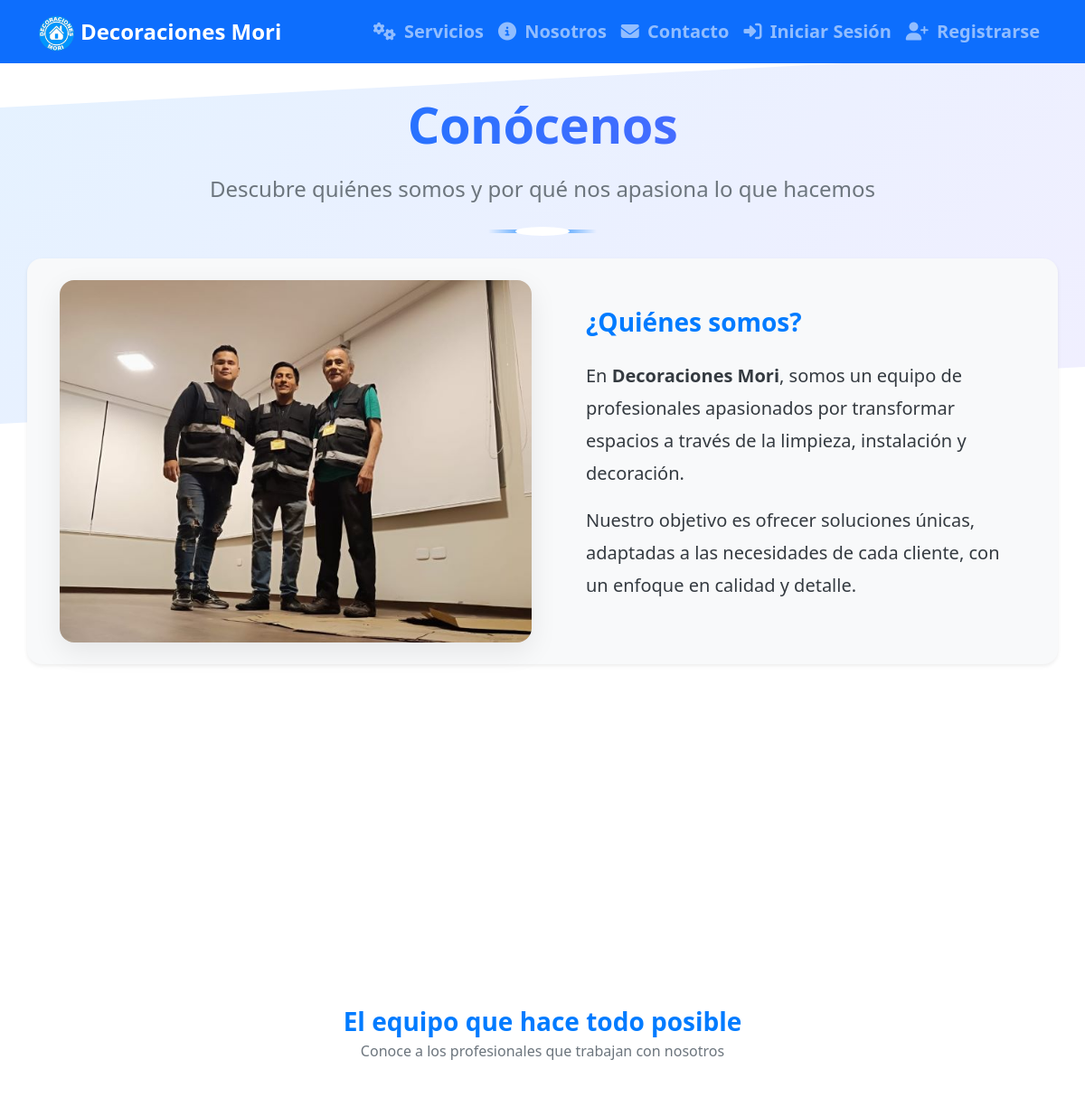
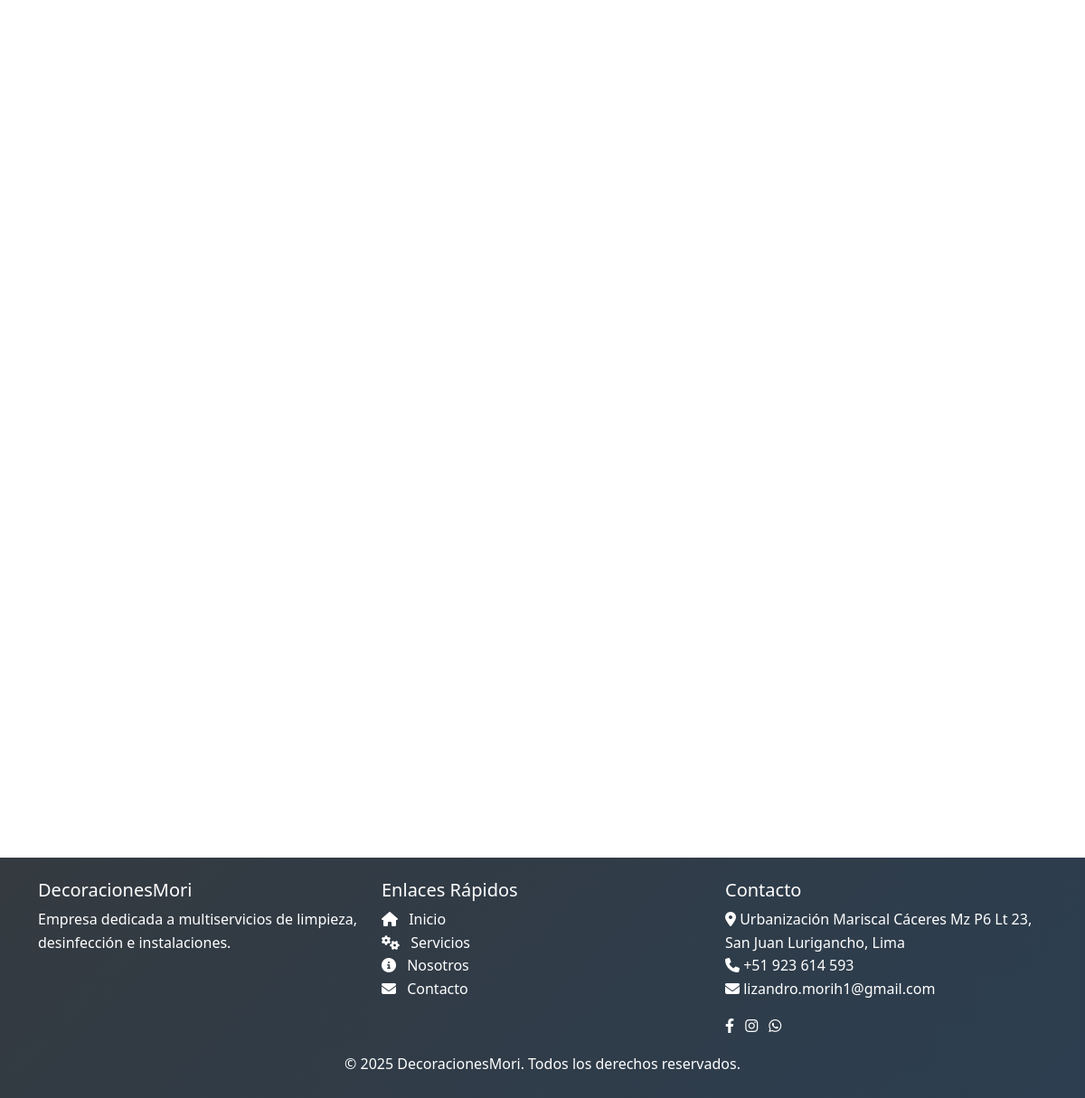
The app's page /nosotros/, older data (2 pictures, top to bottom).
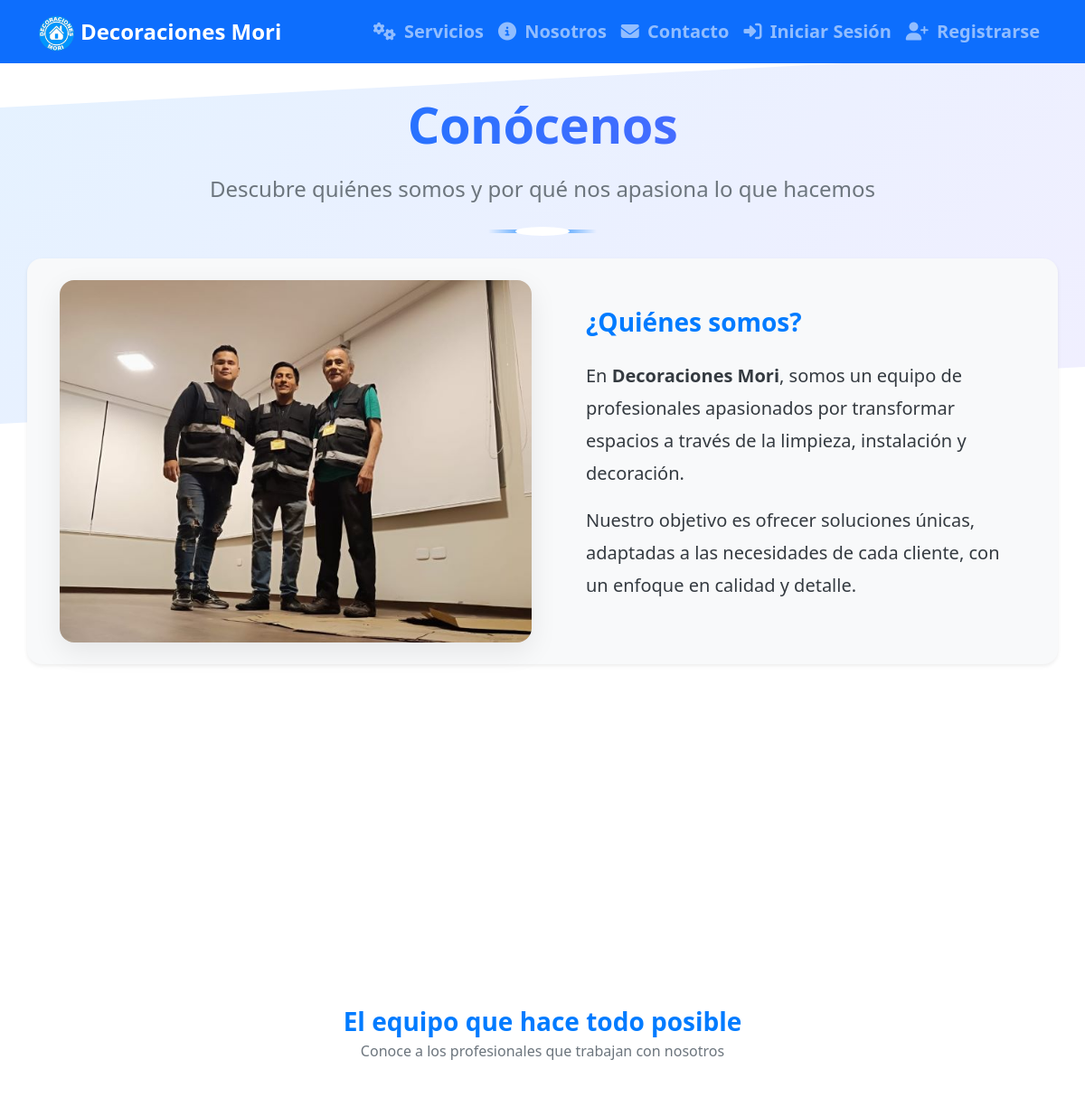
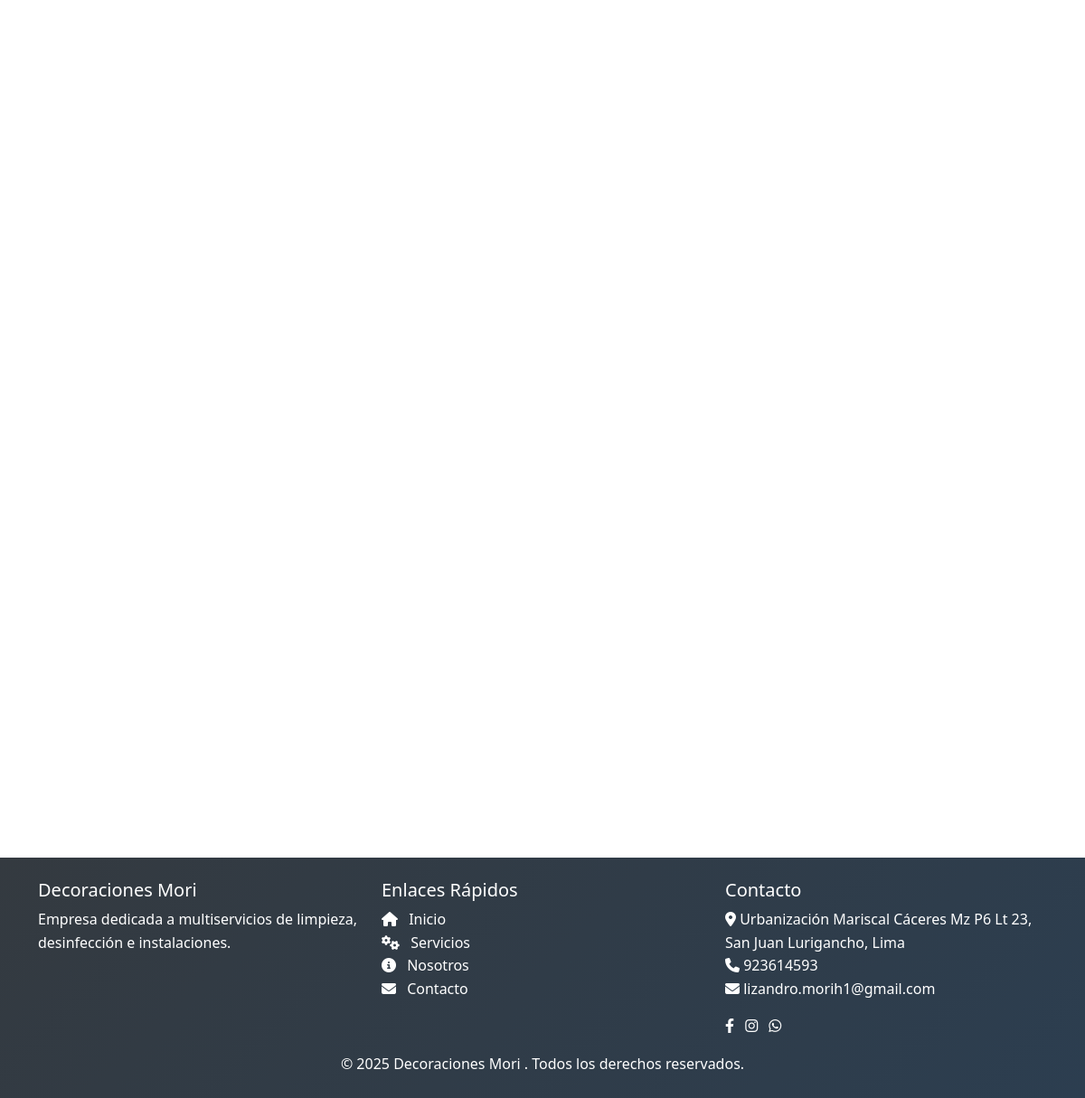
The same page, newer data (2 pictures, top to bottom).
### site_config/models.py (models this page shows, shortened)
class SiteSettings(models.Model):
    site_name = models.CharField(max_length=100, default="Decoraciones Mori", verbose_name="Nombre del sitio")
    logo = models.ImageField(upload_to='site_settings/', verbose_name="Logo")
    favicon = models.ImageField(upload_to='site_settings/', blank=True, null=True, verbose_name="Favicon")
    footer_text = models.TextField(blank=True, verbose_name="Texto del pie de página")
    facebook_url = models.URLField(blank=True, verbose_name="URL de Facebook")
    instagram_url = models.URLField(blank=True, verbose_name="URL de Instagram")
    whatsapp_number = models.CharField(max_length=20, blank=True, verbose_name="Número de WhatsApp")
    address = models.TextField(blank=True, verbose_name="Dirección")
    phone = models.CharField(max_length=20, blank=True, verbose_name="Teléfono")
    email = models.EmailField(blank=True, verbose_name="Email")
    class Meta:
        verbose_name = "Configuración del sitio"
        verbose_name_plural = "Configuración del sitio"

### site_config/context_processors.py (called while the page is built)
def site_settings(request):
    try:
        settings = SiteSettings.objects.first()
    except:
        settings = None
    try:
        carousel_images = CarouselImage.objects.filter(active=True).order_by('order')
    except:
        carousel_images = []
    try:
        site_images = {img.location: img for img in SiteImage.objects.all()}
    except:
        site_images = {}
    return {
        'site_settings': settings,
        'carousel_images': carousel_images,
        'site_images': site_images
    }

### templates/nosotros.html (shortened to what this page needs)
{% extends "base.html" %}
{% load static %}
{% block extra_css %}
<link rel="stylesheet" href="{% static 'css/nosotros.css' %}">
{% endblock %}
{% block content %}
<section class="about-us py-5">
    <div class="container">
        <div class="row text-center mb-1">
            <div class="col-12">
                <h2 class="display-4 fw-bold text-primary mb-3">Conócenos</h2>
                <p class="lead fs-4 text-secondary">Descubre quiénes somos y por qué nos apasiona lo que hacemos</p>
                <div class="divider mx-auto my-4"></div>
            </div>
        </div>
        <div class="row align-items-center bg-light rounded-4 shadow-sm p-4 mb-5">
            <div class="col-lg-6 mb-4 mb-lg-0">
                <div class="position-relative overflow-hidden rounded-4">
                    {% if site_images.about_banner %}
                        <img src="{{ site_images.about_banner.image.url }}" alt="{{ site_images.about_banner.title }}" class="img-fluid w-100 zoom-effect">
                    {% else %}
                        <img src="{% static 'imagen/Quienes_somos.jpg' %}" alt="Nuestro equipo" class="img-fluid w-100 zoom-effect">
                    {% endif %}
                </div>
            </div>
            <div class="col-lg-6 ps-lg-5">
                <h3 class="fw-bold mb-4 text-primary">¿Quiénes somos?</h3>
                <p class="lead">En <span class="fw-bold">{% if site_settings %}{{ site_settings.site_name }}{% else %}Decoraciones Mori{% endif %}</span>, somos un equipo de profesionales apasionados por transformar espacios a través de la limpieza, instalación y decoración.</p>
                <p class="lead">Nuestro objetivo es ofrecer soluciones únicas, adaptadas a las necesidades de cada cliente, con un enfoque en calidad y detalle.</p>
            </div>
        </div>
        <div class="row mb-5">
            <div class="col-12">
            </div>
        </div>
        <div class="row mt-5">
            <div class="col-12 text-center mb-5">
                <h3 class="fw-bold mb-1 text-primary">El equipo que hace todo posible</h3>
                <p class="text-secondary">Conoce a los profesionales que trabajan con nosotros</p>
            </div>
            <div class="row justify-content-center g-4">
                <div class="col-md-4 mb-4">
                </div>
                <div class="col-md-4 mb-4">
                </div>
                <div class="col-md-4 mb-4">
                </div>
        <div class="row mt-5">
            <div class="col-12">
            </div>
        </div>
    </div>
</section>
{% endblock %}

### templates/base.html (shortened to what the changed rows need)
{% load static %}
<!DOCTYPE html>
<html lang="es">
<head>
    <link rel="stylesheet" href="https://cdn.jsdelivr.net/npm/flatpickr/dist/flatpickr.min.css">
    <link href="https://cdn.jsdelivr.net/npm/bootstrap@5.3.0/dist/css/bootstrap.min.css" rel="stylesheet">
    <link rel="stylesheet" href="https://cdnjs.cloudflare.com/ajax/libs/font-awesome/6.4.0/css/all.min.css">
    <link rel="stylesheet" href="https://cdnjs.cloudflare.com/ajax/libs/animate.css/4.1.1/animate.min.css">
    <link rel="stylesheet" href="{% static 'css/style.css' %}">
    <link rel="stylesheet" href="{% static 'css/form_citas_extras.css' %}">
    <link rel="stylesheet" href="{% static 'css/base.css' %}">
    {% block extra_css %}{% endblock %}
</head>
<body>
    <nav class="navbar navbar-expand-lg navbar-dark bg-primary fixed-top">
        <div class="container lead">
            <a class="navbar-brand animate__animated animate__bounceInLeft" href="{% url 'home' %}">
                {% if site_settings and site_settings.logo %}
                    <img src="{{ site_settings.logo.url }}" alt="{{ site_settings.site_name }}" height="40" class="d-inline-block align-middle">
                {% else %}
                    <img src="{% static 'imagen/logo.png' %}" alt="DecoracionesMori" height="40" class="d-inline-block align-middle">
                {% endif %}
                {% if site_settings %}{{ site_settings.site_name }}{% else %}Decoraciones Mori{% endif %}
            </a>
            <div class="collapse navbar-collapse justify-content-end" id="navbarNav">
                <ul class="navbar-nav">
                </ul>
            </div>
        </div>
    </nav>
    <main class="mt-5 pt-2">
        {% block content %}{% endblock %}
    </main>
    <footer class="footer mt-5 py-4 bg-dark text-white animate__animated animate__fadeInUp animate__delay-0-3s">
        <div class="container">
            <div class="row">
                <div class="col-md-4">
                    <h5>{% if site_settings %}{{ site_settings.site_name }}{% else %}DecoracionesMori{% endif %}</h5>
                    <p>Empresa dedicada a multiservicios de limpieza, desinfección e instalaciones.</p>
                </div>
                <div class="col-md-4">
                    <h5>Contacto</h5>
                    <address>
                        {% if site_settings and site_settings.address %}
                            <i class="fas fa-map-marker-alt"></i> {{ site_settings.address }}<br>
                        {% else %}
                            <i class="fas fa-map-marker-alt"></i> Urbanización Mariscal Cáceres Mz P6 Lt 23, San Juan Lurigancho, Lima<br>
                        {% endif %}
                        {% if site_settings and site_settings.phone %}
                            <i class="fas fa-phone"></i> {{ site_settings.phone }}<br>
                        {% else %}
                            <i class="fas fa-phone"></i> +51 923 614 593<br>
                        {% endif %}
                        {% if site_settings and site_settings.email %}
                            <i class="fas fa-envelope"></i> {{ site_settings.email }}
                        {% else %}
                            <i class="fas fa-envelope"></i> lizandro.morih1@gmail.com
                        {% endif %}
                    </address>
                    <div class="social-icons">
                        {% if site_settings and site_settings.facebook_url %}
                            <a href="{{ site_settings.facebook_url }}" class="text-white me-2" target="_blank" rel="noopener noreferrer"><i class="fab fa-facebook-f"></i></a>
                        {% else %}
                            <a href="https://www.facebook.com/decoracionesmori" class="text-white me-2" target="_blank" rel="noopener noreferrer"><i class="fab fa-facebook-f"></i></a>
                        {% endif %}
                        {% if site_settings and site_settings.instagram_url %}
                            <a href="{{ site_settings.instagram_url }}" class="text-white me-2" target="_blank" rel="noopener noreferrer"><i class="fab fa-instagram"></i></a>
                        {% else %}
                            <a href="https://www.instagram.com/decoracionesmori/" class="text-white me-2" target="_blank" rel="noopener noreferrer"><i class="fab fa-instagram"></i></a>
                        {% endif %}
                        {% if site_settings and site_settings.whatsapp_number %}
                            <a href="https://wa.me/{{ site_settings.whatsapp_number }}" class="text-white me-2" target="_blank" rel="noopener noreferrer"><i class="fab fa-whatsapp"></i></a>
                        {% else %}
                            <a href="https://wa.me/51923614593" class="text-white me-2" target="_blank" rel="noopener noreferrer"><i class="fab fa-whatsapp"></i></a>
                        {% endif %}
                    </div>
                </div>
            </div>
            <div class="row mt-3">
                <div class="col-12 text-center">
                    <p class="mb-0">{% if site_settings and site_settings.footer_text %}{{ site_settings.footer_text|safe }}{% else %}&copy; {% now "Y" %} DecoracionesMori. Todos los derechos reservados.{% endif %}</p>
                </div>
            </div>
        </div>
    </footer>
</body>
</html>

Row changes from the older to the newer data that the page shows:
added SiteSettings: logo (picture), site_name "Decoraciones Mori", address "Urbanización Mariscal Cáceres Mz P6 Lt 23, San Juan Lurigancho, Lima", phone "923614593", email "lizandro.morih1@gmail.com", footer_text "© 2025 Decoraciones Mori . Todos los derechos reservados."
Text that changed along with them:
text no longer shown: "Decoraciones Mori Decoraciones Mori DecoracionesMori Urbanización Mariscal Cáceres Mz P6 Lt 23, San Juan Lurigancho, Lima +51 923 614 593 lizandro.morih1@gmail.com © 2025 DecoracionesMori. Todos los derechos reservados."
